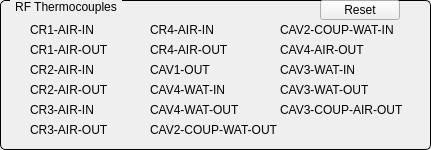
       <widget class="QGroupBox" name="titleGroupBox_15">
        <property name="geometry">
         <rect>
          <x>0</x>
          <y>450</y>
          <width>431</width>
          <height>150</height>
         </rect>
        </property>
        <property name="styleSheet">
         <string notr="true">QGroupBox {
     border: 1px solid black;
     border-radius: 5px;
     margin-top: 0.5em;
 }
 
 QGroupBox::title {
     subcontrol-origin: margin;
     left: 10px;
     padding: 0 3px 0 3px;
 }</string>
        </property>
        <property name="title">
         <string>RF Thermocouples</string>
        </property>
        <widget class="QESimpleShape" name="qesimpleshape_225">
         <property name="geometry">
          <rect>
           <x>10</x>
           <y>20</y>
           <width>16</width>
           <height>20</height>
          </rect>
         </property>
         <property name="ledType">
          <enum>QSimpleShape::Error</enum>
         </property>
         <property name="colour0" stdset="0">
          <color>
           <red>240</red>
           <green>5</green>
           <blue>5</blue>
          </color>
         </property>
         <property name="colour1" stdset="0">
          <color>
           <red>60</red>
           <green>255</green>
           <blue>20</blue>
          </color>
         </property>
         <property name="variable" stdset="0">
          <string>$(prefix):isInterlock</string>
         </property>
         <property name="variableSubstitutions" stdset="0">
          <string>prefix=RF-CR1-AIR-IN</string>
         </property>
        </widget>
        <widget class="QLabel" name="label_112">
         <property name="geometry">
          <rect>
           <x>30</x>
           <y>20</y>
           <width>90</width>
           <height>20</height>
          </rect>
         </property>
         <property name="text">
          <string>CR1-AIR-IN</string>
         </property>
        </widget>
        <widget class="QLabel" name="label_113">
         <property name="geometry">
          <rect>
           <x>30</x>
           <y>40</y>
           <width>90</width>
           <height>20</height>
          </rect>
         </property>
         <property name="text">
          <string>CR1-AIR-OUT</string>
         </property>
        </widget>
        <widget class="QESimpleShape" name="qesimpleshape_226">
         <property name="geometry">
          <rect>
           <x>10</x>
           <y>40</y>
           <width>16</width>
           <height>20</height>
          </rect>
         </property>
         <property name="ledType">
          <enum>QSimpleShape::Error</enum>
         </property>
         <property name="colour0" stdset="0">
          <color>
           <red>240</red>
           <green>5</green>
           <blue>5</blue>
          </color>
         </property>
         <property name="colour1" stdset="0">
          <color>
           <red>60</red>
           <green>255</green>
           <blue>20</blue>
          </color>
         </property>
         <property name="variable" stdset="0">
          <string>$(prefix):isInterlock</string>
         </property>
         <property name="variableSubstitutions" stdset="0">
          <string>prefix=RF-CR1-AIR-OUT</string>
         </property>
        </widget>
        <widget class="QLabel" name="label_114">
         <property name="geometry">
          <rect>
           <x>30</x>
           <y>60</y>
           <width>90</width>
           <height>20</height>
          </rect>
         </property>
         <property name="text">
          <string>CR2-AIR-IN</string>
         </property>
        </widget>
        <widget class="QESimpleShape" name="qesimpleshape_227">
         <property name="geometry">
          <rect>
           <x>10</x>
           <y>60</y>
           <width>16</width>
           <height>20</height>
          </rect>
         </property>
         <property name="ledType">
          <enum>QSimpleShape::Error</enum>
         </property>
         <property name="colour0" stdset="0">
          <color>
           <red>240</red>
           <green>5</green>
           <blue>5</blue>
          </color>
         </property>
         <property name="colour1" stdset="0">
          <color>
           <red>60</red>
           <green>255</green>
           <blue>20</blue>
          </color>
         </property>
         <property name="variable" stdset="0">
          <string>$(prefix):isInterlock</string>
         </property>
         <property name="variableSubstitutions" stdset="0">
          <string>prefix=RF-CR2-AIR-IN</string>
         </property>
        </widget>
        <widget class="QLabel" name="label_115">
         <property name="geometry">
          <rect>
           <x>30</x>
           <y>80</y>
           <width>90</width>
           <height>20</height>
          </rect>
         </property>
         <property name="text">
          <string>CR2-AIR-OUT</string>
         </property>
        </widget>
        <widget class="QESimpleShape" name="qesimpleshape_228">
         <property name="geometry">
          <rect>
           <x>10</x>
           <y>80</y>
           <width>16</width>
           <height>20</height>
          </rect>
         </property>
         <property name="ledType">
          <enum>QSimpleShape::Error</enum>
         </property>
         <property name="colour0" stdset="0">
          <color>
           <red>240</red>
           <green>5</green>
           <blue>5</blue>
          </color>
         </property>
         <property name="colour1" stdset="0">
          <color>
           <red>60</red>
           <green>255</green>
           <blue>20</blue>
          </color>
         </property>
         <property name="variable" stdset="0">
          <string>$(prefix):isInterlock</string>
         </property>
         <property name="variableSubstitutions" stdset="0">
          <string>prefix=RF-CR2-AIR-OUT</string>
         </property>
        </widget>
        <widget class="QLabel" name="label_116">
         <property name="geometry">
          <rect>
           <x>30</x>
           <y>100</y>
           <width>90</width>
           <height>20</height>
          </rect>
         </property>
         <property name="text">
          <string>CR3-AIR-IN</string>
         </property>
        </widget>
        <widget class="QESimpleShape" name="qesimpleshape_229">
         <property name="geometry">
          <rect>
           <x>10</x>
           <y>100</y>
           <width>16</width>
           <height>20</height>
          </rect>
         </property>
         <property name="ledType">
          <enum>QSimpleShape::Error</enum>
         </property>
         <property name="colour0" stdset="0">
          <color>
           <red>240</red>
           <green>5</green>
           <blue>5</blue>
          </color>
         </property>
         <property name="colour1" stdset="0">
          <color>
           <red>60</red>
           <green>255</green>
           <blue>20</blue>
          </color>
         </property>
         <property name="variable" stdset="0">
          <string>$(prefix):isInterlock</string>
         </property>
         <property name="variableSubstitutions" stdset="0">
          <string>prefix=RF-CR3-AIR-IN</string>
         </property>
        </widget>
        <widget class="QLabel" name="label_117">
         <property name="geometry">
          <rect>
           <x>30</x>
           <y>120</y>
           <width>90</width>
           <height>20</height>
          </rect>
         </property>
         <property name="text">
          <string>CR3-AIR-OUT</string>
         </property>
        </widget>
        <widget class="QESimpleShape" name="qesimpleshape_230">
         <property name="geometry">
          <rect>
           <x>10</x>
           <y>120</y>
           <width>16</width>
           <height>20</height>
          </rect>
         </property>
         <property name="ledType">
          <enum>QSimpleShape::Error</enum>
         </property>
         <property name="colour0" stdset="0">
          <color>
           <red>240</red>
           <green>5</green>
           <blue>5</blue>
          </color>
         </property>
         <property name="colour1" stdset="0">
          <color>
           <red>60</red>
           <green>255</green>
           <blue>20</blue>
          </color>
         </property>
         <property name="variable" stdset="0">
          <string>$(prefix):isInterlock</string>
         </property>
         <property name="variableSubstitutions" stdset="0">
          <string>prefix=RF-CR3-AIR-OUT</string>
         </property>
        </widget>
        <widget class="QLabel" name="label_118">
         <property name="geometry">
          <rect>
           <x>150</x>
           <y>20</y>
           <width>90</width>
           <height>20</height>
          </rect>
         </property>
         <property name="text">
          <string>CR4-AIR-IN</string>
         </property>
        </widget>
        <widget class="QESimpleShape" name="qesimpleshape_231">
         <property name="geometry">
          <rect>
           <x>130</x>
           <y>20</y>
           <width>16</width>
           <height>20</height>
          </rect>
         </property>
         <property name="ledType">
          <enum>QSimpleShape::Error</enum>
         </property>
         <property name="colour0" stdset="0">
          <color>
           <red>240</red>
           <green>5</green>
           <blue>5</blue>
          </color>
         </property>
         <property name="colour1" stdset="0">
          <color>
           <red>60</red>
           <green>255</green>
           <blue>20</blue>
          </color>
         </property>
         <property name="variable" stdset="0">
          <string>$(prefix):isInterlock</string>
         </property>
         <property name="variableSubstitutions" stdset="0">
          <string>prefix=RF-CR4-AIR-IN</string>
         </property>
        </widget>
        <widget class="QLabel" name="label_119">
         <property name="geometry">
          <rect>
           <x>150</x>
           <y>40</y>
           <width>90</width>
           <height>20</height>
          </rect>
         </property>
         <property name="text">
          <string>CR4-AIR-OUT</string>
         </property>
        </widget>
        <widget class="QESimpleShape" name="qesimpleshape_232">
         <property name="geometry">
          <rect>
           <x>130</x>
           <y>40</y>
           <width>16</width>
           <height>20</height>
          </rect>
         </property>
         <property name="ledType">
          <enum>QSimpleShape::Error</enum>
         </property>
         <property name="colour0" stdset="0">
          <color>
           <red>240</red>
           <green>5</green>
           <blue>5</blue>
          </color>
         </property>
         <property name="colour1" stdset="0">
          <color>
           <red>60</red>
           <green>255</green>
           <blue>20</blue>
          </color>
         </property>
         <property name="variable" stdset="0">
          <string>$(prefix):isInterlock</string>
         </property>
         <property name="variableSubstitutions" stdset="0">
          <string>prefix=RF-CR4-AIR-OUT</string>
         </property>
        </widget>
        <widget class="QLabel" name="label_120">
         <property name="geometry">
          <rect>
           <x>280</x>
           <y>20</y>
           <width>140</width>
           <height>20</height>
          </rect>
         </property>
         <property name="text">
          <string>CAV2-COUP-WAT-IN</string>
         </property>
        </widget>
        <widget class="QESimpleShape" name="qesimpleshape_233">
         <property name="geometry">
          <rect>
           <x>260</x>
           <y>20</y>
           <width>16</width>
           <height>20</height>
          </rect>
         </property>
         <property name="ledType">
          <enum>QSimpleShape::Error</enum>
         </property>
         <property name="colour0" stdset="0">
          <color>
           <red>240</red>
           <green>5</green>
           <blue>5</blue>
          </color>
         </property>
         <property name="colour1" stdset="0">
          <color>
           <red>60</red>
           <green>255</green>
           <blue>20</blue>
          </color>
         </property>
         <property name="variable" stdset="0">
          <string>$(prefix):isInterlock</string>
         </property>
         <property name="variableSubstitutions" stdset="0">
          <string>prefix=RF-CAV2-COUP-WAT-IN</string>
         </property>
        </widget>
        <widget class="QESimpleShape" name="qesimpleshape_234">
         <property name="geometry">
          <rect>
           <x>130</x>
           <y>120</y>
           <width>16</width>
           <height>20</height>
          </rect>
         </property>
         <property name="ledType">
          <enum>QSimpleShape::Error</enum>
         </property>
         <property name="colour0" stdset="0">
          <color>
           <red>240</red>
           <green>5</green>
           <blue>5</blue>
          </color>
         </property>
         <property name="colour1" stdset="0">
          <color>
           <red>60</red>
           <green>255</green>
           <blue>20</blue>
          </color>
         </property>
         <property name="variable" stdset="0">
          <string>$(prefix):isInterlock</string>
         </property>
         <property name="variableSubstitutions" stdset="0">
          <string>prefix=RF-CAV2-COUP-WAT-OUT</string>
         </property>
        </widget>
        <widget class="QLabel" name="label_122">
         <property name="geometry">
          <rect>
           <x>280</x>
           <y>60</y>
           <width>140</width>
           <height>20</height>
          </rect>
         </property>
         <property name="text">
          <string>CAV3-WAT-IN</string>
         </property>
        </widget>
        <widget class="QESimpleShape" name="qesimpleshape_235">
         <property name="geometry">
          <rect>
           <x>260</x>
           <y>60</y>
           <width>16</width>
           <height>20</height>
          </rect>
         </property>
         <property name="ledType">
          <enum>QSimpleShape::Error</enum>
         </property>
         <property name="colour0" stdset="0">
          <color>
           <red>240</red>
           <green>5</green>
           <blue>5</blue>
          </color>
         </property>
         <property name="colour1" stdset="0">
          <color>
           <red>60</red>
           <green>255</green>
           <blue>20</blue>
          </color>
         </property>
         <property name="variable" stdset="0">
          <string>$(prefix):isInterlock</string>
         </property>
         <property name="variableSubstitutions" stdset="0">
          <string>prefix=RF-CAV3-WAT-IN</string>
         </property>
        </widget>
        <widget class="QLabel" name="label_123">
         <property name="geometry">
          <rect>
           <x>280</x>
           <y>80</y>
           <width>140</width>
           <height>20</height>
          </rect>
         </property>
         <property name="text">
          <string>CAV3-WAT-OUT</string>
         </property>
        </widget>
        <widget class="QESimpleShape" name="qesimpleshape_236">
         <property name="geometry">
          <rect>
           <x>260</x>
           <y>80</y>
           <width>16</width>
           <height>20</height>
          </rect>
         </property>
         <property name="ledType">
          <enum>QSimpleShape::Error</enum>
         </property>
         <property name="colour0" stdset="0">
          <color>
           <red>240</red>
           <green>5</green>
           <blue>5</blue>
          </color>
         </property>
         <property name="colour1" stdset="0">
          <color>
           <red>60</red>
           <green>255</green>
           <blue>20</blue>
          </color>
         </property>
         <property name="variable" stdset="0">
          <string>$(prefix):isInterlock</string>
         </property>
         <property name="variableSubstitutions" stdset="0">
          <string>prefix=RF-CAV3-WAT-OUT</string>
         </property>
        </widget>
        <widget class="QLabel" name="label_124">
         <property name="geometry">
          <rect>
           <x>280</x>
           <y>100</y>
           <width>150</width>
           <height>20</height>
          </rect>
         </property>
         <property name="text">
          <string>CAV3-COUP-AIR-OUT</string>
         </property>
        </widget>
        <widget class="QESimpleShape" name="qesimpleshape_237">
         <property name="geometry">
          <rect>
           <x>260</x>
           <y>100</y>
           <width>16</width>
           <height>20</height>
          </rect>
         </property>
         <property name="ledType">
          <enum>QSimpleShape::Error</enum>
         </property>
         <property name="colour0" stdset="0">
          <color>
           <red>240</red>
           <green>5</green>
           <blue>5</blue>
          </color>
         </property>
         <property name="colour1" stdset="0">
          <color>
           <red>60</red>
           <green>255</green>
           <blue>20</blue>
          </color>
         </property>
         <property name="variable" stdset="0">
          <string>$(prefix):isInterlock</string>
         </property>
         <property name="variableSubstitutions" stdset="0">
          <string>prefix=RF-CAV3-COUP-AIR-OUT</string>
         </property>
        </widget>
        <widget class="QLabel" name="label_125">
         <property name="geometry">
          <rect>
           <x>150</x>
           <y>80</y>
           <width>100</width>
           <height>20</height>
          </rect>
         </property>
         <property name="text">
          <string>CAV4-WAT-IN</string>
         </property>
        </widget>
        <widget class="QESimpleShape" name="qesimpleshape_238">
         <property name="geometry">
          <rect>
           <x>130</x>
           <y>80</y>
           <width>16</width>
           <height>20</height>
          </rect>
         </property>
         <property name="ledType">
          <enum>QSimpleShape::Error</enum>
         </property>
         <property name="colour0" stdset="0">
          <color>
           <red>240</red>
           <green>5</green>
           <blue>5</blue>
          </color>
         </property>
         <property name="colour1" stdset="0">
          <color>
           <red>60</red>
           <green>255</green>
           <blue>20</blue>
          </color>
         </property>
         <property name="variable" stdset="0">
          <string>$(prefix):isInterlock</string>
         </property>
         <property name="variableSubstitutions" stdset="0">
          <string>prefix=RF-CAV4-WAT-IN</string>
         </property>
        </widget>
        <widget class="QLabel" name="label_126">
         <property name="geometry">
          <rect>
           <x>150</x>
           <y>100</y>
           <width>110</width>
           <height>20</height>
          </rect>
         </property>
         <property name="text">
          <string>CAV4-WAT-OUT</string>
         </property>
        </widget>
        <widget class="QESimpleShape" name="qesimpleshape_239">
         <property name="geometry">
          <rect>
           <x>130</x>
           <y>100</y>
           <width>16</width>
           <height>20</height>
          </rect>
         </property>
         <property name="ledType">
          <enum>QSimpleShape::Error</enum>
         </property>
         <property name="colour0" stdset="0">
          <color>
           <red>240</red>
           <green>5</green>
           <blue>5</blue>
          </color>
         </property>
         <property name="colour1" stdset="0">
          <color>
           <red>60</red>
           <green>255</green>
           <blue>20</blue>
          </color>
         </property>
         <property name="variable" stdset="0">
          <string>$(prefix):isInterlock</string>
         </property>
         <property name="variableSubstitutions" stdset="0">
          <string>prefix=RF-CAV4-WAT-OUT</string>
         </property>
        </widget>
        <widget class="QLabel" name="label_127">
         <property name="geometry">
          <rect>
           <x>280</x>
           <y>40</y>
           <width>140</width>
           <height>20</height>
          </rect>
         </property>
         <property name="text">
          <string>CAV4-AIR-OUT</string>
         </property>
        </widget>
        <widget class="QESimpleShape" name="qesimpleshape_240">
         <property name="geometry">
          <rect>
           <x>260</x>
           <y>40</y>
           <width>16</width>
           <height>20</height>
          </rect>
         </property>
         <property name="ledType">
          <enum>QSimpleShape::Error</enum>
         </property>
         <property name="colour0" stdset="0">
          <color>
           <red>240</red>
           <green>5</green>
           <blue>5</blue>
          </color>
         </property>
         <property name="colour1" stdset="0">
          <color>
           <red>60</red>
           <green>255</green>
           <blue>20</blue>
          </color>
         </property>
         <property name="variable" stdset="0">
          <string>$(prefix):isInterlock</string>
         </property>
         <property name="variableSubstitutions" stdset="0">
          <string>prefix=RF-CAV4-WAT-OUT</string>
         </property>
        </widget>
        <widget class="QLabel" name="label_128">
         <property name="geometry">
          <rect>
           <x>150</x>
           <y>60</y>
           <width>90</width>
           <height>20</height>
          </rect>
         </property>
         <property name="text">
          <string>CAV1-OUT</string>
         </property>
        </widget>
        <widget class="QESimpleShape" name="qesimpleshape_241">
         <property name="geometry">
          <rect>
           <x>130</x>
           <y>60</y>
           <width>16</width>
           <height>20</height>
          </rect>
         </property>
         <property name="ledType">
          <enum>QSimpleShape::Error</enum>
         </property>
         <property name="colour0" stdset="0">
          <color>
           <red>240</red>
           <green>5</green>
           <blue>5</blue>
          </color>
         </property>
         <property name="colour1" stdset="0">
          <color>
           <red>60</red>
           <green>255</green>
           <blue>20</blue>
          </color>
         </property>
         <property name="variable" stdset="0">
          <string>$(prefix):isInterlock</string>
         </property>
         <property name="variableSubstitutions" stdset="0">
          <string>prefix=RF-CAV1-OUT</string>
         </property>
        </widget>
        <widget class="QLabel" name="label_7">
         <property name="geometry">
          <rect>
           <x>150</x>
           <y>120</y>
           <width>160</width>
           <height>20</height>
          </rect>
         </property>
         <property name="text">
          <string>CAV2-COUP-WAT-OUT</string>
         </property>
        </widget>
        <widget class="QEPushButton" name="btnRfThermocouplesReset">
         <property name="geometry">
          <rect>
           <x>320</x>
           <y>0</y>
           <width>80</width>
           <height>20</height>
          </rect>
         </property>
         <property name="text">
          <string>Reset</string>
         </property>
         <property name="variable" stdset="0">
          <string>SR-RF-THC:resetInterlock</string>
         </property>
        </widget>
       </widget>
